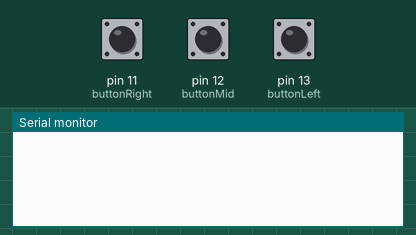
Bench run of a sketch on a simulated Arduino Uno, built with avr-gcc and run on an emulated ATmega328P. Parts: the last lines printed to the serial monitor. Inputs (shaded band) come from the test bench; at power-on: pin 11 (buttonRight) LOW, pin 12 (buttonMid) LOW, pin 13 (buttonLeft) LOW.

Above: at 1.2 s.
1.3 s: pin 11 (buttonRight) pulled HIGH for 0.15 s
At 2.9 s:
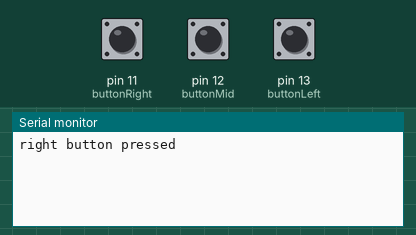
3.2 s: pin 12 (buttonMid) pulled HIGH for 0.15 s
At 4.6 s:
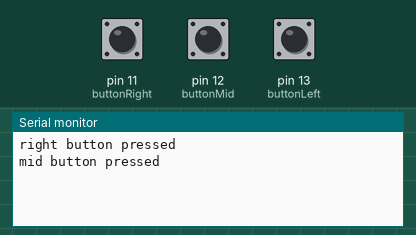
5.1 s: pin 13 (buttonLeft) pulled HIGH for 0.15 s
At 6.0 s:
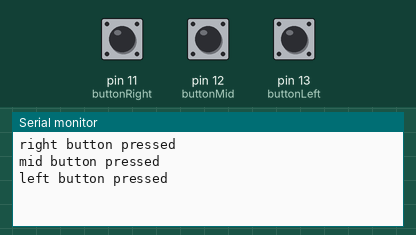

Measured:
- after the input at 1.3 s, the serial monitor: prints a new line after 0.45 s (image 1)
- after the input at 3.2 s, the serial monitor: prints a new line after 0.45 s (image 2)
- after the input at 5.1 s, the serial monitor: prints a new line after 0.45 s (image 3)

The sketch:

test.ino
```cpp
#include <RCSwitch.h>

int buttonLeft = 13;
int buttonMid = 12;
int buttonRight = 11;

int buttonLeftStatus = 0;
int buttonMidStatus = 0;
int buttonRightStatus = 0;

RCSwitch sendModule = RCSwitch();

void setup() {
  Serial.begin(9600);

  // defining pin as transmitting pin
  sendModule.enableTransmit(10);

  // defining the pin as input
  pinMode(buttonLeft, INPUT);
  pinMode(buttonMid, INPUT);
  pinMode(buttonRight, INPUT);
}

void loop() {
  // reads status of pin
  buttonLeftStatus = digitalRead(buttonLeft);
  buttonMidStatus = digitalRead(buttonMid);
  buttonRightStatus = digitalRead(buttonRight);

  if (buttonLeftStatus == HIGH) {
    sendModule.send(1111, 24);  // sendModule sends signal 1111
    Serial.println("left button pressed");
    delay(1000);
    sendModule.resetAvailable();
  } else if (buttonMidStatus == HIGH) {
    sendModule.send(2222, 24);  // sendModule sends signal 2222
    Serial.println("mid button pressed");
    delay(1000);
    sendModule.resetAvailable();
  } else if (buttonRightStatus == HIGH) {
    sendModule.send(3333, 24);  // sendModule sends signal 3333
    Serial.println("right button pressed");
    delay(1000);
    sendModule.resetAvailable();
  }
}
```
